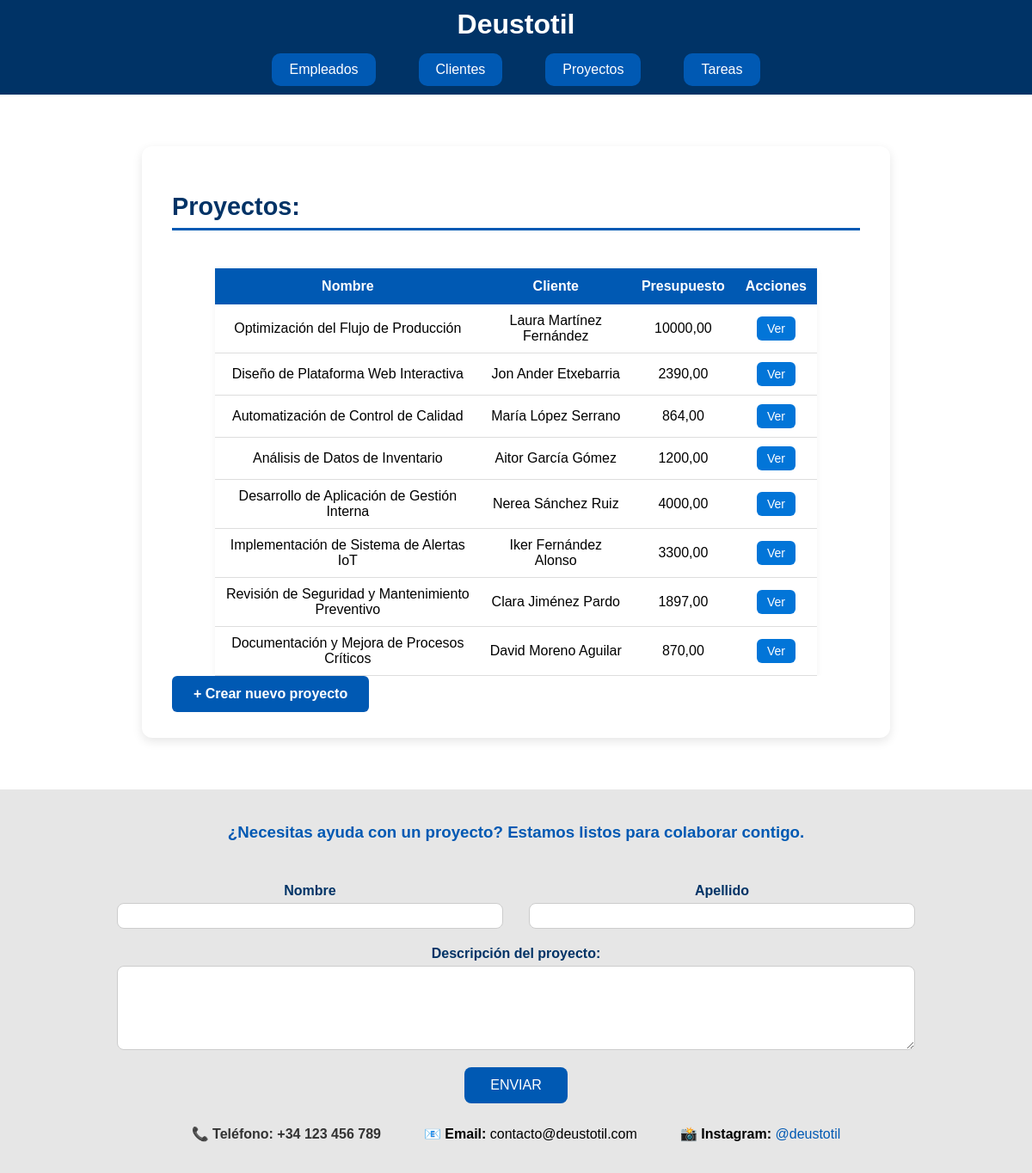
The app's page /deustotil/lista_proyecto (signed in), older data.
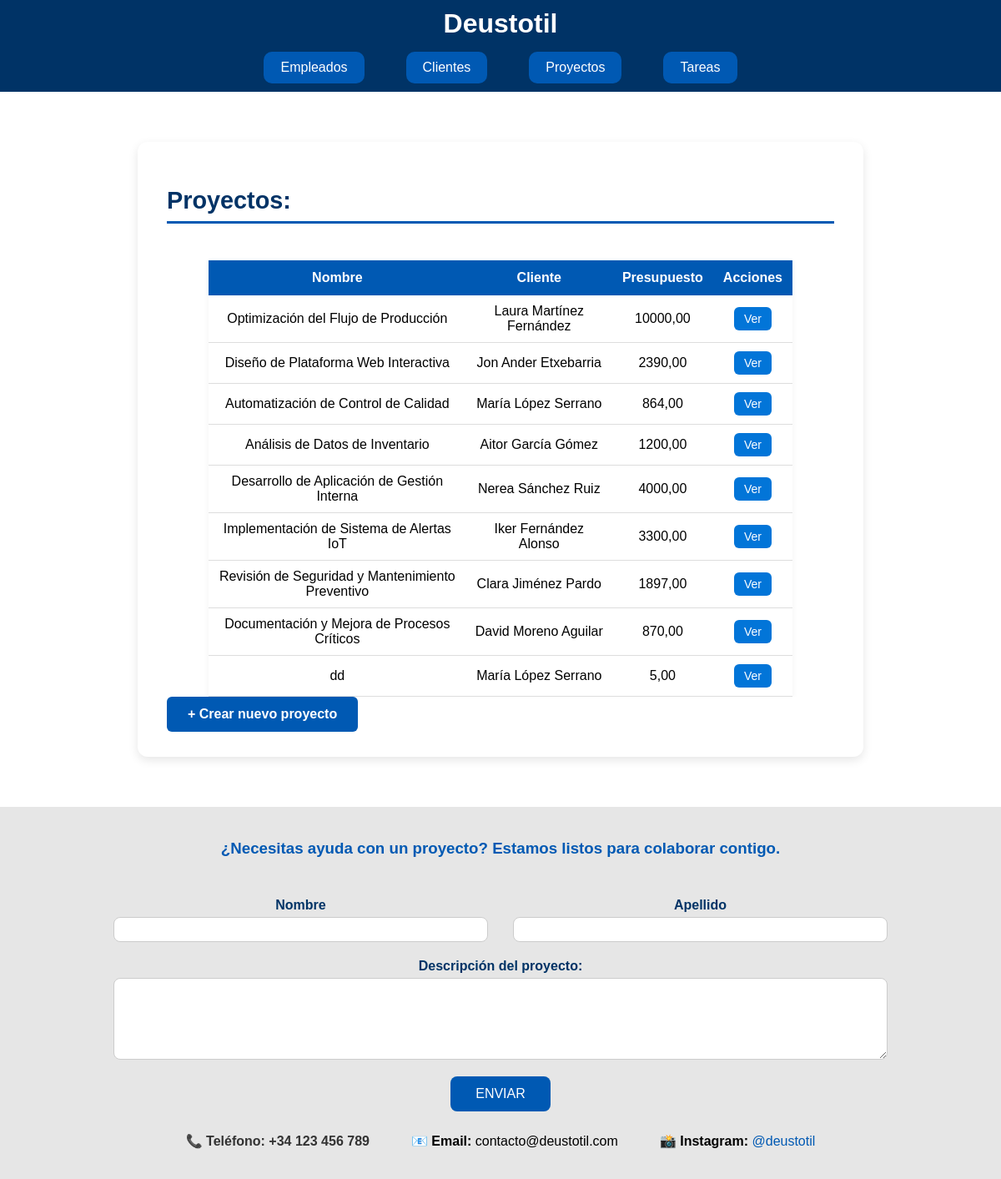
The same page, newer data.
### appEmpresaDjango/models.py (models this page shows, shortened)
class Proyecto(models.Model):
    nombre = models.CharField(max_length=100)
    descripcion = models.TextField()
    fecha_inicio = models.DateField()
    fecha_fin = models.DateField()
    presupuesto = models.DecimalField(max_digits=10, decimal_places=2)
    cliente = models.ForeignKey(Cliente, on_delete=models.CASCADE, related_name='proyectos')
    responsables = models.ManyToManyField(Empleado, blank=True, related_name="proyectos_responsables")

class Cliente(models.Model):
    nombre = models.CharField(max_length=100)
    email = models.EmailField()
    telefono = models.CharField(max_length=20)
    direccion = models.TextField()
    def __str__(self):
        return self.nombre

### appEmpresaDjango/views.py (the view)
# urls.py: path('lista_proyecto', views.ListProyectoView.as_view(), name='lista_proyecto'),
class ListProyectoView(LoginRequiredMixin, ListView):
    model = Proyecto
    queryset = Proyecto.objects.all()
    login_url = '/login/'

### appEmpresaDjango/templates/appEmpresaDjango/proyecto_list.html
{% extends "base.html" %}
{% block content %}
<section id="contenido" class="seccion-contenido">
    <h2 class="titulo-seccion">Proyectos:</h2>
   <div class="tabla-contenedor">
    <table class="tabla-datos">
        <thead>
            <tr>
                <th>Nombre</th>
                <th>Cliente</th>
                <th>Presupuesto</th>
                <th>Acciones</th>
            </tr>
        </thead>
        <tbody>
            {% for lista_proyecto in object_list %}
            <tr>
                <td>{{ lista_proyecto.nombre }}</td>
                <td>{{ lista_proyecto.cliente }}</td>
                <td>{{ lista_proyecto.presupuesto }}</td>
                <td>
                    <a href="{% url 'detalles_proyecto' lista_proyecto.id %}" class="boton-ver">Ver</a>
                </td>
            </tr>
            {% empty %}
            <tr>
                <td colspan="4" class="mensaje-vacio">No hay proyectos registrados.</td>
            </tr>
            {% endfor %}
        </tbody>
    </table>
</div>
    <a href="{% url 'crear_proyecto' %}" class="boton-nuevo">
        + Crear nuevo proyecto
    </a>
</section>
{% endblock %}

Row changes from the older to the newer data that the page shows:
added Proyecto: nombre "dd", cliente "María López Serrano", presupuesto "5,00"
